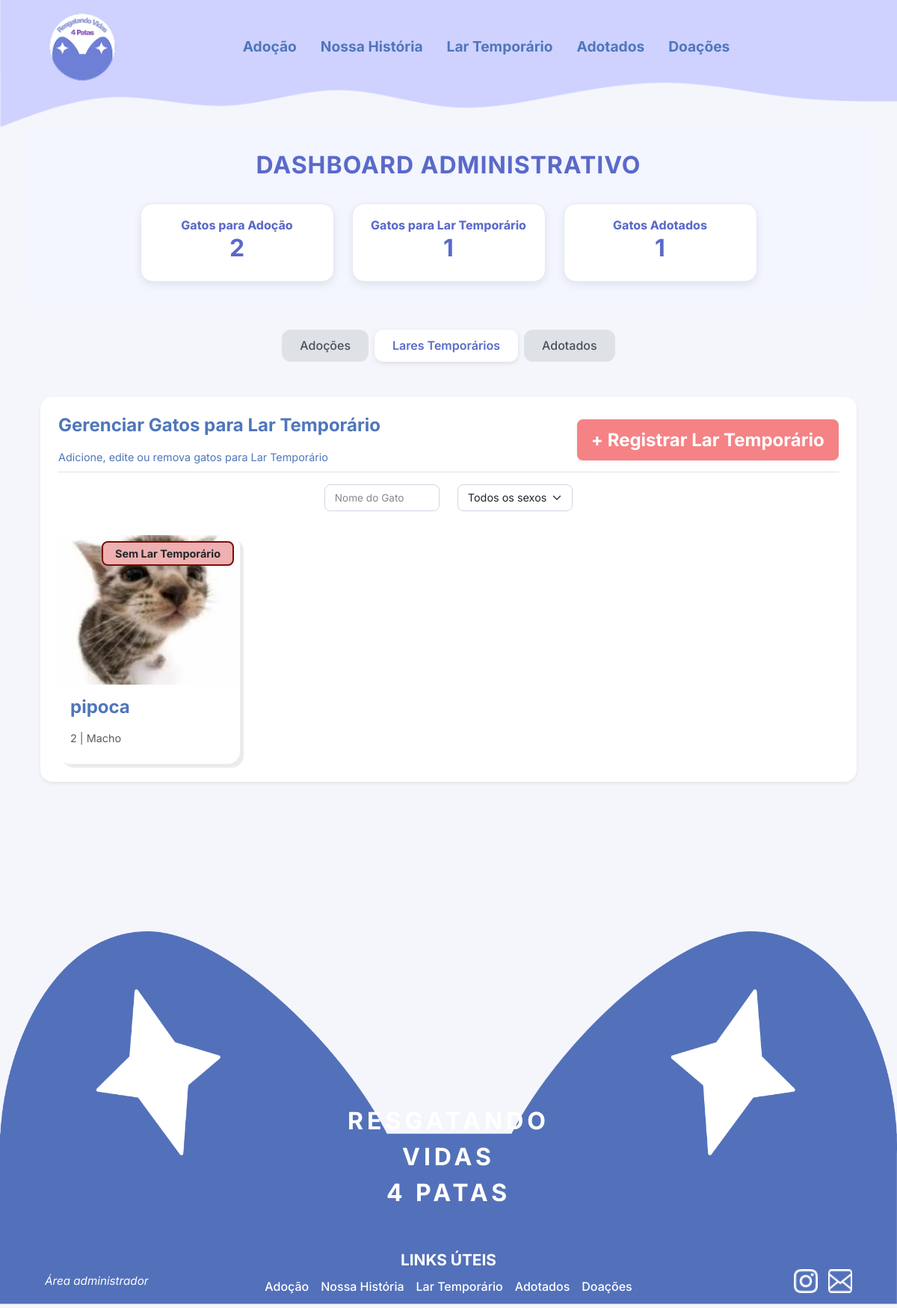
The page /gatos/dashboard_admin_lar_temporario on the database as committed earlier.
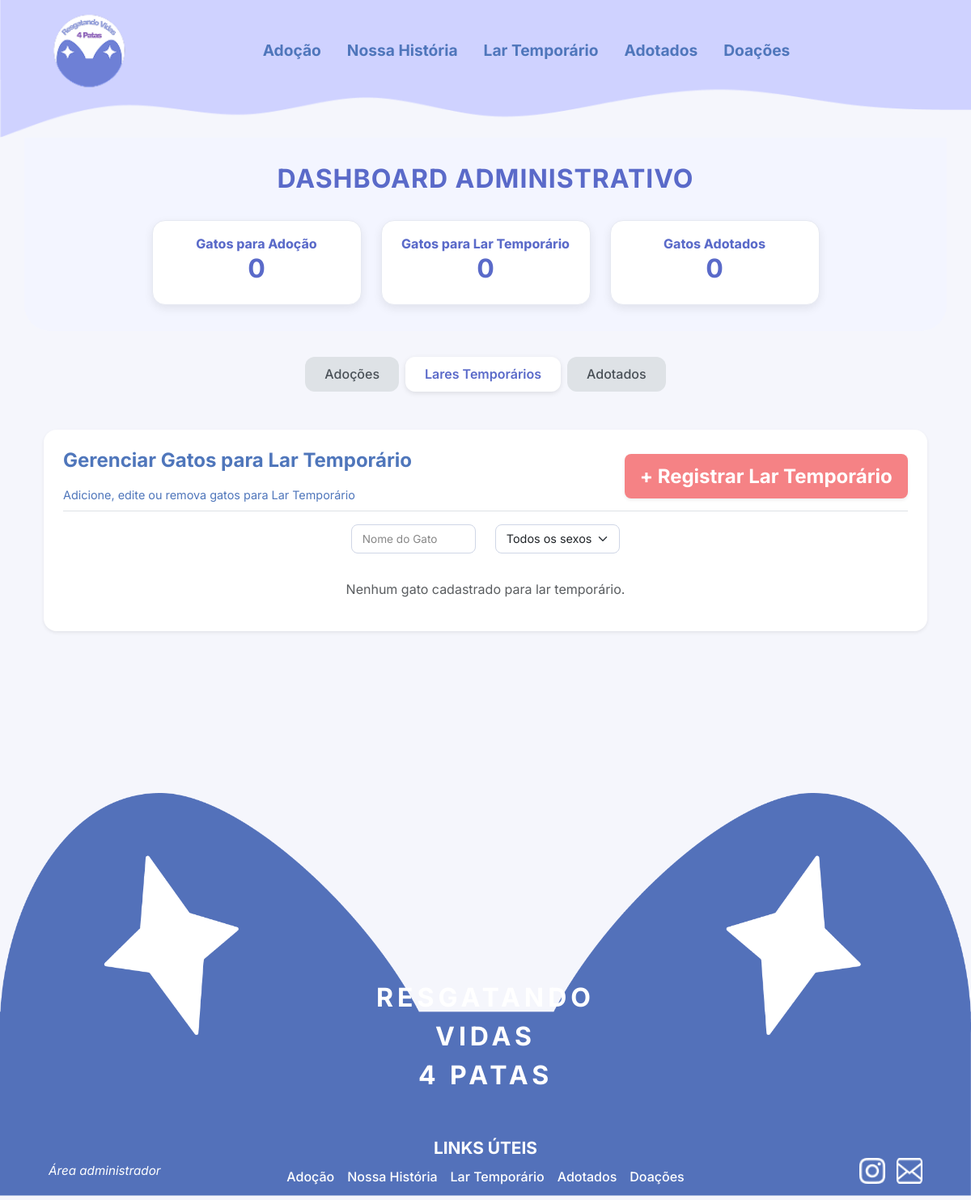
The same page on the database as committed later.
### gatos/models.py (models this page shows, shortened)
class Gato(models.Model):
    SEXO_CHOICES = [
        ("M", "Macho"),
        ("F", "Fêmea"),
    ]
    nome = models.CharField(max_length=100, verbose_name="Nome do gato")
    sexo = models.CharField(max_length=1, choices=SEXO_CHOICES, verbose_name="Sexo", blank=False, null=False)
    idade = models.CharField(max_length=10, verbose_name="Idade")
    descricao = models.TextField(max_length=10000, verbose_name="Sobre o gato")
    imagem = models.ImageField(upload_to="gatos/", verbose_name="Foto do gato")
    lar_temporario = models.BooleanField(default=False, verbose_name="Precisa de lar temporário")
    cuidado = models.ForeignKey(Cuidado, on_delete=models.CASCADE, verbose_name="Cuidados")
    temperamento = models.ForeignKey(Temperamento, on_delete=models.CASCADE, verbose_name="Temperamento")
    sociavel = models.ForeignKey(Sociavel, on_delete=models.CASCADE, verbose_name="Socialização")
    moradia = models.ForeignKey(Moradia, on_delete=models.CASCADE, verbose_name="Moradia adequada")
    adotado = models.BooleanField(default=False, verbose_name="Adotado")
    created_at = models.DateTimeField(auto_now_add=True, verbose_name="Criado em")
    updated_at = models.DateTimeField(auto_now=True, verbose_name="Atualizado em")
    class Meta:
        verbose_name = "Gato"
        verbose_name_plural = "Gatos"
        db_table = "gatos"
        ordering = ["-created_at"]

### gatos/views.py (the view)
# urls.py: path("dashboard_admin_lar_temporario", dashboard_admin_lar_temporario, name="dashboard_admin_lar_temporario"),    # Função para conseguir acessar a tela de DashBoard do Admin - Com os gatos para Lar_T
def dashboard_admin_lar_temporario(request):
    gatos = Gato.objects.filter(lar_temporario=True)
    gatos = gatos.exclude(id__in=Adotados.objects.values_list('gato_id', flat=True))
    nome = request.GET.get("nome")
    if nome:
        gatos = gatos.filter(nome__icontains=nome)
    sexo = request.GET.get("sexo")
    if sexo in ["M", "F"]:
        gatos = gatos.filter(sexo=sexo)
    gatos_em_lar_ids = LarTemporarioAtual.objects.values_list("gato_id", flat=True)
    for gato in gatos:
        gato.em_lar = gato.id in gatos_em_lar_ids
    context = {
        "gatos": gatos,
    }
    return render(request, "gatos/dashboard_admin_lar_temporario.html", context)

### gatos/context_processors.py (called while the page is built)
def dashboard_totals(request):
    total_para_adocao = Gato.objects.exclude(id__in=Adotados.objects.values("gato")).count()
    total_lar_temporario = Gato.objects.filter(lar_temporario=True).exclude(id__in=Adotados.objects.values("gato")).count()
    total_adotados = Adotados.objects.count()
    return {
        "total_para_adocao": total_para_adocao,
        "total_lar_temporario": total_lar_temporario,
        "total_adotados": total_adotados,
    }

### gatos/templates/gatos/dashboard_admin_lar_temporario.html (shortened to what this page needs)
{% extends "ong/base_admin.html" %}
{% load static %}
{% block content %}
<link rel="stylesheet" href="{% static 'css/dashboard_admin_adocoes.css' %}">
<div class="container py-4">
    <div class="p-4 bg-white shadow-sm rounded-4">
        <div class="d-flex justify-content-between align-items-center mb-3 border-bottom pb-2">
            <div>
                <h2 class="fw-bold text-primary">Gerenciar Gatos para Lar Temporário</h2>
                <p class="subtitle-custom mb-0">Adicione, edite ou remova gatos para Lar Temporário</p>
            </div>
            <a href="" class="btn btn-danger fw-bold shadow-sm rounded-3"> + Registrar Lar Temporário </a>
        </div>
        <form method="GET" action="">
            <div class="row justify-content-center mb-4">
                <div class="col-md-2 col-sm-4 mb-2">
                    <input type="text" name="nome" class="form-control form-control-sm search-input" placeholder="Nome do Gato" onkeyup="debounceSubmit(this.form, 600)" value="{{ request.GET.nome|default:'' }}">
                </div>
                <div class="col-md-2 col-sm-4 mb-2">
                    <select name="sexo" class="form-select form-select-sm search-input" onchange="this.form.submit()">
                        <option value="">Todos os sexos</option>
                    </select>
                </div>
            </div>
        </form>
        <div class="row g-4">
            {% for gato in gatos %}
            <div class="col-lg-3 col-md-4 col-sm-6">
                <div class="card border-0 h-100 rounded-4 overflow-hidden">
                    {% if gato.em_lar %}
                        <div class="position-absolute top-0 end-0 m-2 px-3 py-1 fw-bold rounded-3 text-dark" style="background-color: #B0EEB2; border: 2px solid #227B0C; font-size: 0.9rem;">
                            Em Lar Temporário
                        </div>
                    {% else %}
                        <div class="position-absolute top-0 end-0 m-2 px-3 py-1 fw-bold rounded-3 text-dark" style="background-color: #EEB0B0; border: 2px solid #7B0C0C; font-size: 0.9rem;">
                            Sem Lar Temporário
                        </div>
                    {% endif %}
                    {% if gato.imagem %}
                        <img src="{{ gato.imagem.url }}" class="card-img-top" alt="{{ gato.nome }}" style="object-fit: cover; height: 200px;">
                    {% else %}
                        <img src="https://placehold.co/300x200?text=Sem+Foto" class="card-img-top" alt="Sem imagem">
                    {% endif %}
                    <div class="card-body d-flex flex-column">
                        <div class="d-flex justify-content-between align-items-center mb-2">
                            <h5 class="card-title mb-0 fw-bold text-primary">{{ gato.nome }}</h5>
                        </div>
                        <p class="card-text mb-2 text-muted small"> {{ gato.idade }} |
                            {% if gato.sexo == 'M' %}
                            Macho
                            {% else %}
                            Fêmea
                            {% endif %}
                        </p>
                    </div>
                </div>
            </div>
            {% empty %}
            <p class="text-muted text-center">Nenhum gato cadastrado para lar temporário.</p>
            {% endfor %}
        </div>
    </div>
</div>
{% endblock %}

Rows that differ between the two databases and show on the page:
removed Gato: shows "Sem Lar Temporário", imagem (picture), nome "pipoca", idade "2", sexo "Macho"
Other text that changed with them:
{{ total_para_adocao|default:"0" }}: "2" → "0"
{{ total_lar_temporario|default:"0" }}: "1" → "0"
{{ total_adotados|default:"0" }}: "1" → "0"
text now shown: "Nenhum gato cadastrado para lar temporário."
